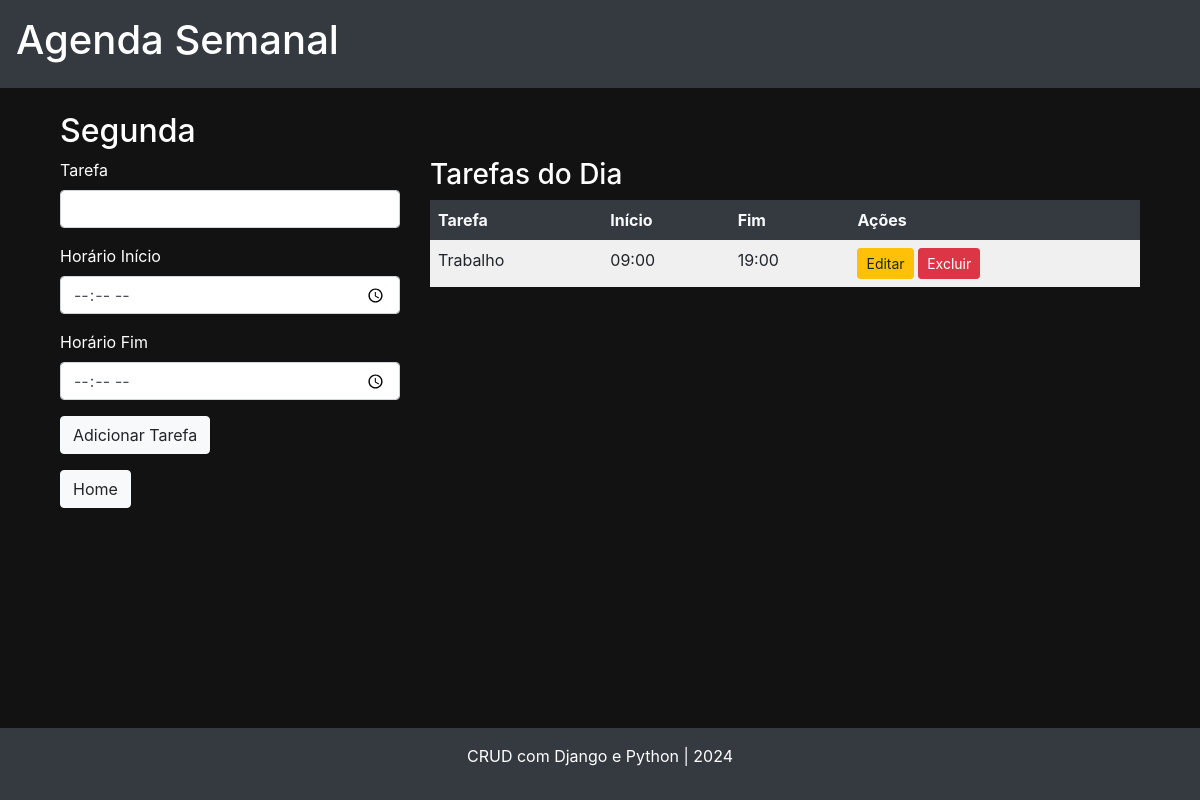
/dia/segunda/ (signed in), run on the app's committed database.
### core/models.py (models this page shows, shortened)
class Tarefa(models.Model):
    DIA_CHOICES = [
        ('segunda', 'Segunda-feira'),
        ('terca', 'Terça-feira'),
        ('quarta', 'Quarta-feira'),
        ('quinta', 'Quinta-feira'),
        ('sexta', 'Sexta-feira'),
        ('sabado', 'Sábado'),
        ('domingo', 'Domingo'),
    ]
    dia = models.CharField(max_length=10, choices=DIA_CHOICES)
    tarefa = models.CharField(max_length=255)
    horario_inicio = models.TimeField()
    horario_fim = models.TimeField()
    user = models.ForeignKey(User, on_delete=models.CASCADE)

### core/views.py (the view, shortened to what this page needs)
# urls.py: path('dia/<str:dia>/', dia_da_semana, name='dia_da_semana'),
@login_required
def dia_da_semana(request, dia):
    tarefas = Tarefa.objects.filter(dia=dia, user=request.user)
    context = {
        'dia': dia,
        'tarefas': tarefas
    }
    return render(request, "dia.html", context)

### templates/dia.html (shortened to what this page needs)
{% extends 'base.html' %}
{% block content %}
<div class="container">
    <h2>{{ dia|title }}</h2>
    <div class="row">
        <div class="col-md-4">
            <form method="POST">
                <div class="mb-3">
                    <label for="tarefa" class="form-label">Tarefa</label>
                    <input type="text" class="form-control" id="tarefa" name="tarefa">
                </div>
                <div class="mb-3">
                    <label for="horario_inicio" class="form-label">Horário Início</label>
                    <input type="time" class="form-control" id="horario_inicio" name="horario_inicio">
                </div>
                <div class="mb-3">
                    <label for="horario_fim" class="form-label">Horário Fim</label>
                    <input type="time" class="form-control" id="horario_fim" name="horario_fim">
                </div>
                <button type="submit" class="btn btn-light">Adicionar Tarefa</button>
            </form>
            <a href="{% url 'home' %}" class="btn btn-light mt-3">Home</a>
        </div>
        <div class="col-md-8">
            <h3>Tarefas do Dia</h3>
            <table class="table table-striped">
                <thead>
                    <tr>
                        <th scope="col">Tarefa</th>
                        <th scope="col">Início</th>
                        <th scope="col">Fim</th>
                        <th scope="col">Ações</th>
                    </tr>
                </thead>
                <tbody>
                    {% for tarefa in tarefas %}
                    <tr>
                        <td>{{ tarefa.tarefa }}</td>
                        <td>{{ tarefa.horario_inicio }}</td>
                        <td>{{ tarefa.horario_fim }}</td>
                        <td>
                            <a href="{% url 'editar_tarefa' tarefa.id %}" class="btn btn-warning btn-sm">Editar</a>
                            <a href="{% url 'excluir_tarefa' tarefa.id %}" class="btn btn-danger btn-sm">Excluir</a>
                        </td>
                    </tr>
                    {% endfor %}
                </tbody>
            </table>
        </div>
    </div>
</div>
{% endblock %}

### static/css/styles.css (style rules this page uses)
html, body { height: 100%; margin: 0; }
body { display: flex; flex-direction: column; }
body { background-color: #121212; color: #ffffff; }
a { color: #ffffff; }
table.table-striped { width: 100%; border-collapse: collapse; color: #f8f9fa; }
table.table-striped th, table.table-striped td { padding: 8px; border: none; }
table.table-striped th { background-color: #343a40; color: #f8f9fa; }
table.table-striped tr:nth-child(odd) { background-color: #f0f0f0; color: #212529; }
.btn-light { background-color: #f8f9fa; color: #212529; }

### data on the page
Tarefa: dia "Segunda", tarefa "Trabalho", horario_inicio "09:00", horario_fim "19:00"
